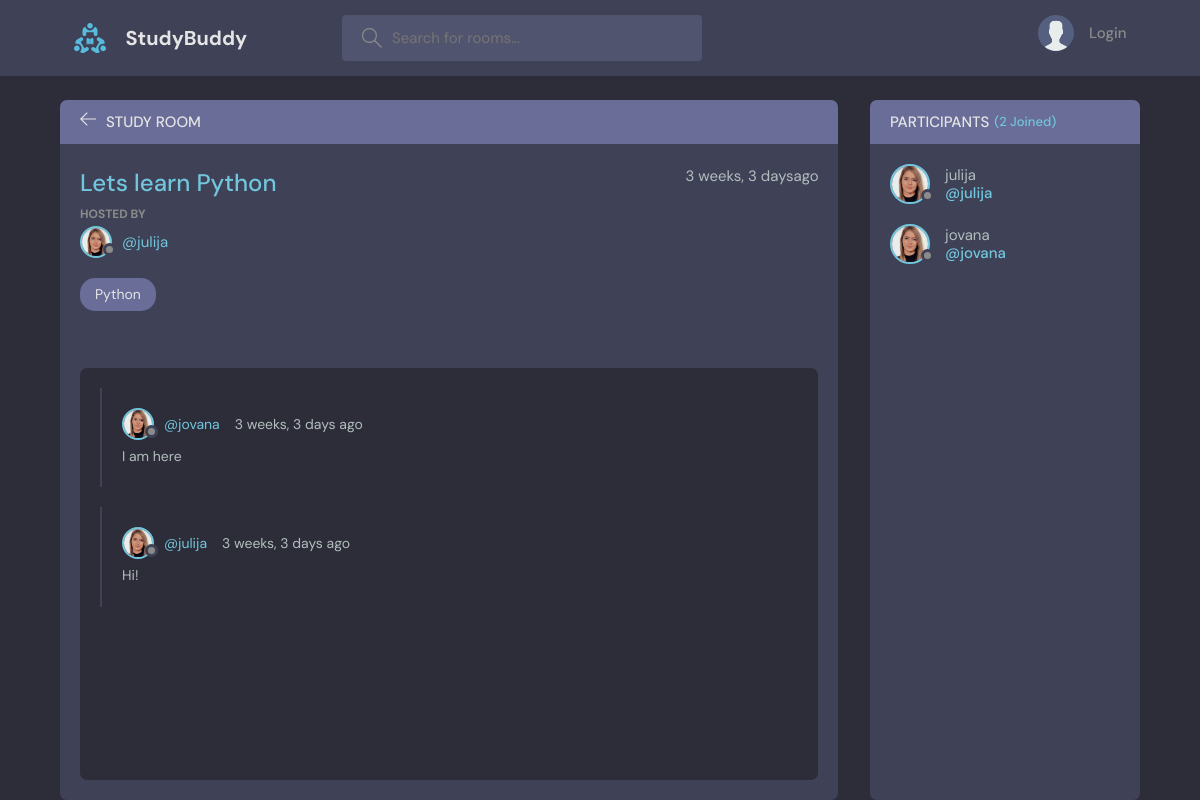
The page /room/1/ on the database its author committed.
### base/models.py (models this page shows, shortened)
class Room(models.Model):
    host = models.ForeignKey(User, on_delete=models.SET_NULL, null = True)
    topic = models.ForeignKey(Topic, on_delete=models.SET_NULL, null = True) #if topic placed below in the code, wrap it in ''
    name = models.CharField(max_length=200)
    description = models.TextField(null=True, blank=True)
    participants = models.ManyToManyField(User, related_name='participants', blank=True)
    updated = models.DateTimeField(auto_now=True) #auto_now takes the snapshot everytime we save
    created = models.DateTimeField(auto_now_add=True) #auto_now_add takes the snapshot the first time it is created
    class Meta:
        ordering = ['-updated', '-created'] #- reverts it

class User(AbstractUser):
    name = models.CharField(max_length=200, null=True)
    email = models.EmailField(unique=True)
    bio = models.TextField(null=True)
    avatar = models.ImageField(null=True, default="avatar.svg")
    USERNAME_FIELD = 'email'
    REQUIRED_FIELDS = []

class Topic(models.Model):
    name = models.CharField(max_length=200)
    def __str__(self):
        return self.name

class Message(models.Model): # here one to many relationship is introduced
    user = models.ForeignKey(User, on_delete=models.CASCADE) # rooms can have multiple messages, but message can belong to one user/room
    room = models.ForeignKey(Room, on_delete=models.CASCADE) # if room is deleted all the messages are deleted as well
    body = models.TextField()
    updated = models.DateTimeField(auto_now=True)
    created = models.DateTimeField(auto_now_add=True)
    class Meta:
        ordering = ['-updated', '-created'] #- reverts it
    def __str__(self):
        return self.body[0:50]

### base/views.py (the view, shortened to what this page needs)
# urls.py: path('room/<str:pk>/', views.room, name='room'), # name is important because in case of changing url, in all templates urls will be referred to by the name(and for that template tag will be used)
def room(request, pk):
    room = Room.objects.get(id=pk) # get is used for 1 item
    room_messages = room.message_set.all()
    participants = room.participants.all()
    context = {'room': room, 'room_messages': room_messages,
               'participants': participants}
    return render(request, 'base/room.html', context)

### base/templates/base/room.html (shortened to what this page needs)
{% extends 'main.html' %}
{% block content %}
<main class="profile-page layout layout--2">
  <div class="container">
    <div class="room">
      <div class="room__top">
        <div class="room__topLeft">
          <a href="{% url 'home' %}">
            <svg version="1.1" xmlns="http://www.w3.org/2000/svg" width="32" height="32" viewBox="0 0 32 32">
              <title>arrow-left</title>
              <path
                d="M13.723 2.286l-13.723 13.714 13.719 13.714 1.616-1.611-10.96-10.96h27.625v-2.286h-27.625l10.965-10.965-1.616-1.607z"
              ></path>
            </svg>
          </a>
          <h3>Study Room</h3>
        </div>
      </div>
      <div class="room__box scroll">
        <div class="room__header scroll">
          <div class="room__info">
            <h3>{{room.name}}</h3>
            <span>{{room.created|timesince}}ago</span>
          </div>
          <div class="room__hosted">
            <p>Hosted By</p>
            <a href="{% url 'user-profile' room.host.id %}" class="room__author">
              <div class="avatar avatar--small">
                <img src="{{room.host.avatar.url}}" />
              </div>
              <span>@{{room.host.username}}</span>
            </a>
          </div>
          <span class="room__topics">{{room.topic}}</span>
        </div>
        <div class="room__conversation">
          <div class="threads scroll">
            {% for message in room_messages %}
            <div class="thread">
              <div class="thread__top">
                <div class="thread__author">
                  <a href="{% url 'user-profile' message.user.id %}" class="thread__authorInfo">
                    <div class="avatar avatar--small">
                      <img src="{{message.user.avatar.url}}" />
                    </div>
                    <span>@{{message.user.username}}</span>
                  </a>
                  <span class="thread__date">{{message.created|timesince}} ago</span>
                </div>
              </div>
              <div class="thread__details">
              {{message}}
              </div>
            </div>
            {% endfor %}
          </div>
        </div>
      </div>
    </div>
    <div class="participants">
      <h3 class="participants__top">Participants <span>({{participants.count}} Joined)</span></h3>
      <div class="participants__list scroll">
        {% for user in participants %}
        <a href="{% url 'user-profile' user.id %}" class="participant">
          <div class="avatar avatar--medium">
            <img src="{{user.avatar.url}}" />
          </div>
          <p>
            {{user.username}}
            <span>@{{user.username}}</span>
          </p>
        </a>
        {% endfor %}
      </div>
    </div>
  </div>
</main>
{% endblock %}

### rows shown on the page
Room: name "Lets learn Python", created "3 weeks, 3 days", host.avatar (picture), host.username "julija", topic "Python"
Message: user.avatar (picture), user.username "jovana", created "3 weeks, 3 days", body "I am here"
Message: user.avatar (picture), user.username "julija", created "3 weeks, 3 days", body "Hi!"
User: avatar (picture), username "julija"
User: avatar (picture), username "jovana"

### other values the page prints
{{ participants.count }} "2"
